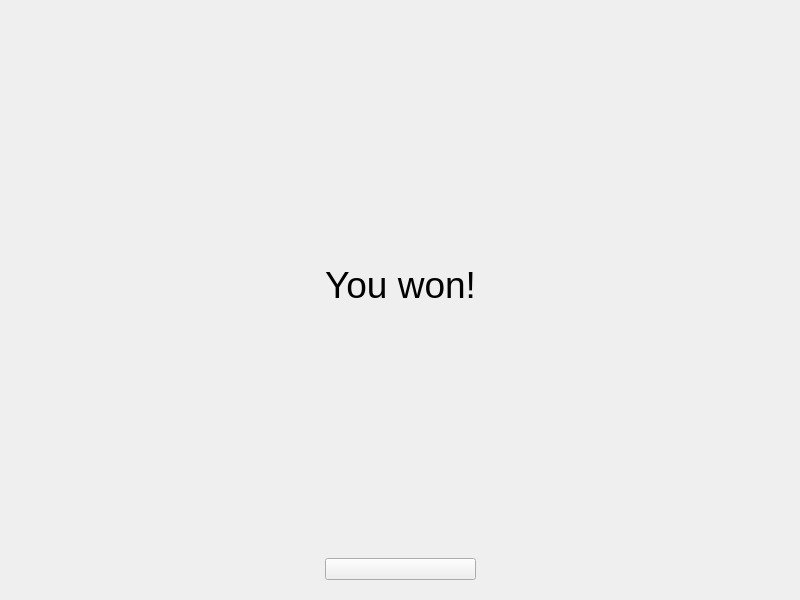
<?xml version="1.0" encoding="UTF-8"?>
<ui version="4.0">
 <class>WinWindow</class>
 <widget class="QWidget" name="WinWindow">
  <property name="geometry">
   <rect>
    <x>0</x>
    <y>0</y>
    <width>800</width>
    <height>600</height>
   </rect>
  </property>
  <property name="windowTitle">
   <string>WinWindow</string>
  </property>
  <layout class="QGridLayout" name="gridLayout">
   <item row="0" column="0">
    <widget class="QWidget" name="widget" native="true">
     <layout class="QGridLayout" name="gridLayout_2">
      <item row="1" column="1">
       <widget class="QLabel" name="won_label">
        <property name="text">
         <string>&lt;html&gt;&lt;head/&gt;&lt;body&gt;&lt;p align=&quot;center&quot;&gt;&lt;span style=&quot; font-size:28pt;&quot;&gt;You won!&lt;/span&gt;&lt;/p&gt;&lt;/body&gt;&lt;/html&gt;</string>
        </property>
       </widget>
      </item>
      <item row="1" column="0">
       <spacer name="horizontalSpacer">
        <property name="orientation">
         <enum>Qt::Horizontal</enum>
        </property>
        <property name="sizeHint" stdset="0">
         <size>
          <width>40</width>
          <height>20</height>
         </size>
        </property>
       </spacer>
      </item>
      <item row="2" column="1">
       <widget class="QPushButton" name="Menu">
        <property name="text">
         <string/>
        </property>
       </widget>
      </item>
      <item row="1" column="2">
       <spacer name="horizontalSpacer_2">
        <property name="orientation">
         <enum>Qt::Horizontal</enum>
        </property>
        <property name="sizeHint" stdset="0">
         <size>
          <width>40</width>
          <height>20</height>
         </size>
        </property>
       </spacer>
      </item>
     </layout>
    </widget>
   </item>
  </layout>
 </widget>
 <resources/>
 <connections/>
</ui>
